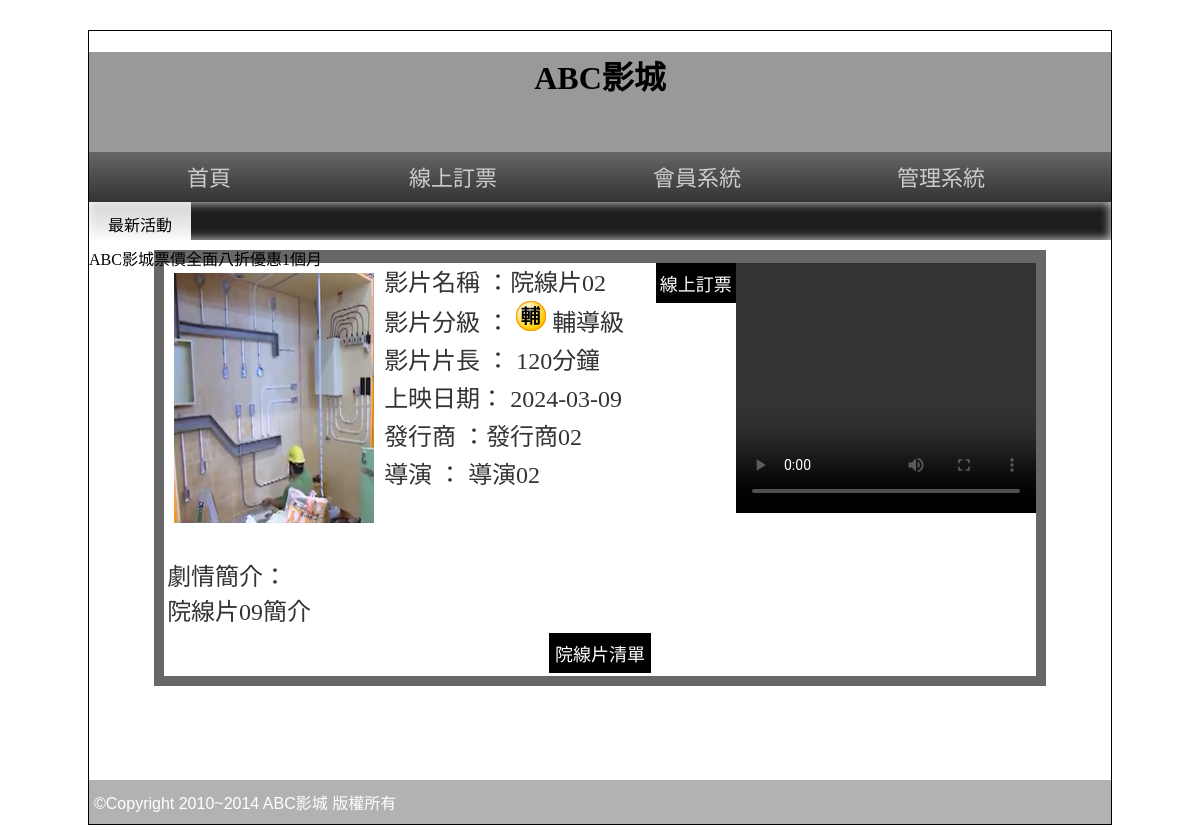
The app's page /?do=intro&id=2, older data.
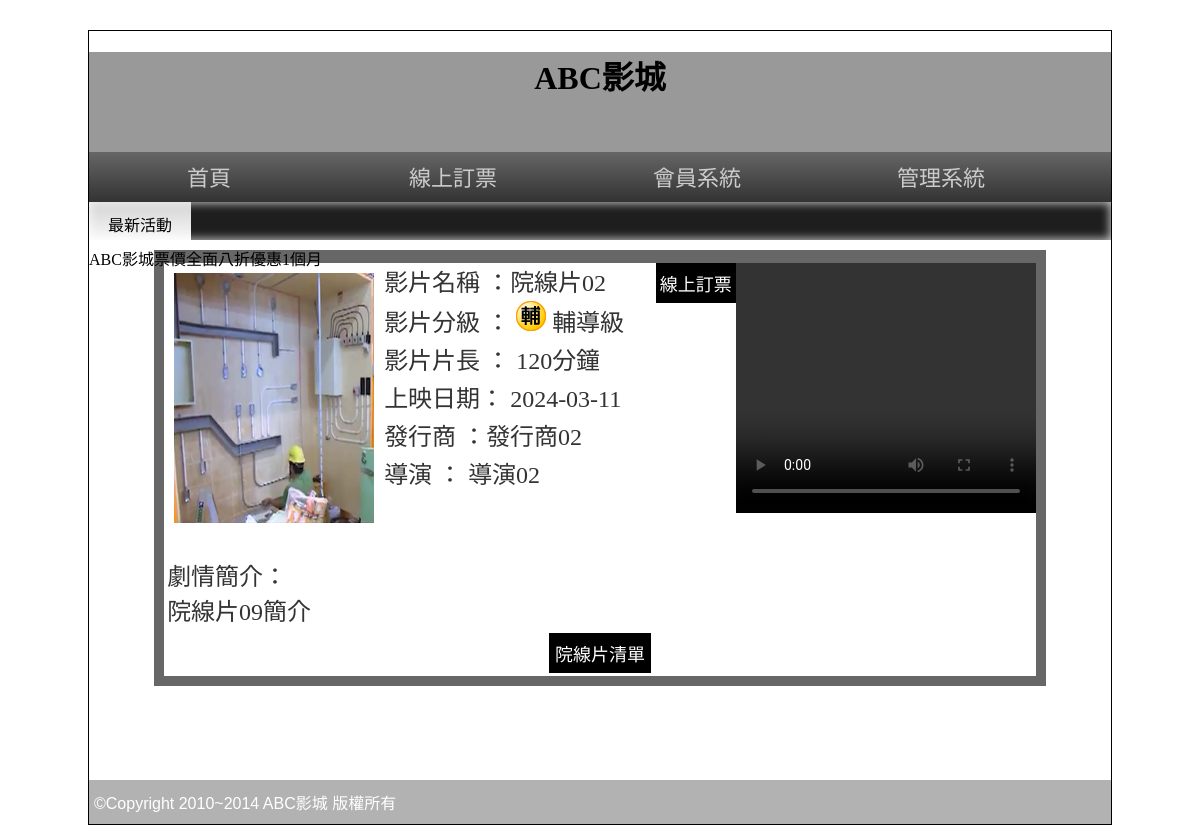
The same page, newer data.
### tables this page shows
CREATE TABLE `movie` (
  `id` int(10) UNSIGNED NOT NULL,
  `name` text NOT NULL,
  `level` smallint(1) NOT NULL,
  `length` int(5) NOT NULL,
  `ondate` date NOT NULL,
  `publish` text NOT NULL,
  `director` text NOT NULL,
  `trailer` text NOT NULL,
  `poster` text NOT NULL,
  `intro` text NOT NULL,
  `rank` int(5) NOT NULL,
  `sh` int(1) NOT NULL DEFAULT 1
);

### api/db.php (called while the page is built, shortened)
<?php
class DB
{
    protected $dsn = "mysql:host=localhost;charset=utf8;dbname=web03-1";
    protected $pdo;
    protected $table;
    public function __construct($table)
    {
        $this->table = $table;
        $this->pdo = new PDO($this->dsn, 'root', '');
    }
    function find($id)
    {
        $sql = "select * from `$this->table` where ";
        if (is_array($id)) {
            $tmp = $this->a2s($id);
            $sql .= join(" && ", $tmp);
        } elseif (is_numeric($id)) {
            $sql .= " `id`='$id' ";
        } else {
            echo "x type";
        }
        return $this->pdo->query($sql)->fetch(PDO::FETCH_ASSOC);
    }
}
$Movie = new DB('movie');

### front/intro.php (the view, shortened to what this page needs)
<?php $movies = $Movie->find($_GET['id']); ?>
<div class="tab rb" style="width:87%;">
  <div style="background:#FFF; width:100%; color:#333; text-align:left">
    <video src="./img/<?= $movies['trailer']; ?>" width="300px" height="250px" controls="" style="float:right;"></video>
    <font style="font-size:24px"> <img src="./img/<?= $movies['poster']; ?>" width="200px" height="250px" style="margin:10px; float:left">
      <p style="margin:3px">影片名稱 ：<?= $movies['name']; ?>
        <input type="button" value="線上訂票" onclick="location.href='?do=order&id=<?= $movies['id']; ?>'" style="float:right; padding:2px 4px" class="b2_btu">
      </p>
      <p style="margin:3px">影片分級 ： <img src="./icon/03C0<?= $movies['level']; ?>.png" style="display:inline-block;">
        <?php
        switch ($movies['level']) {
          case "2";
            echo "輔導級";
            break;
        }
        ?>
      </p>
      <p style="margin:3px">影片片長 ： <?= $movies['length']; ?>分鐘</p>
      <p style="margin:3px">上映日期： <?= $movies['ondate']; ?></p>
      <p style="margin:3px">發行商 ：<?= $movies['publish']; ?> </p>
      <p style="margin:3px">導演 ： <?= $movies['director']; ?></p>
      <br>
      <br>
      <p style="margin:10px 3px 3px 3px; word-break:break-all"> 劇情簡介：<br>
        <?= $movies['intro']; ?>
      </p>
    </font>
    <table width="100%" border="0">
      <tbody>
        <tr>
          <td align="center"><input type="button" value="院線片清單" onclick="location.href='./index.php'"></td>
        </tr>
      </tbody>
    </table>
  </div>
</div>

Row changes from the older to the newer data that the page shows:
changed movie "院線片02": ondate "2024-03-09" → "2024-03-11"
